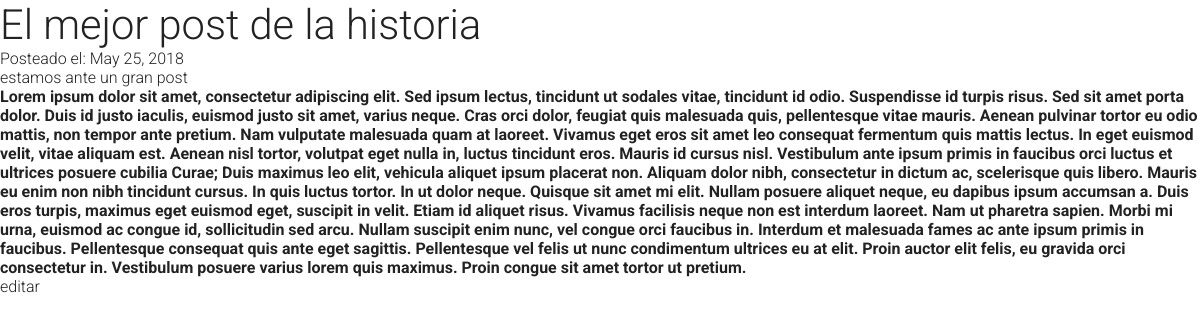
/th3b3st/, run on the app's committed database.
### blog/models.py (models this page shows, shortened)
class Post(models.Model):
    title = models.CharField(max_length=255)
    slug = models.SlugField(unique=True, max_length=255)
    description = models.CharField(max_length=255)
    content = RichTextField()
    published = models.BooleanField(default=True)
    created = models.DateTimeField(auto_now_add=True)
    class Meta:
        ordering = ['-created']

### blog/views.py (the view)
# urls.py: url(r'^(?P<slug>[\w\-]+)/$', 'blog.views.post'),
def post(request, slug):
	post = get_object_or_404(Post, slug=slug)
	return render(request, 'post.html', locals())

### blog/templates/post.html (shortened to what this page needs)
{% extends 'base.html' %}
{% block content %}
<article>
<header>
	<h1> {{post.title}} </h1>
		<p>
		Posteado el:
		<time datetime="{{post.created|date:"c"}}">
			{{post.created | date}}
		</time>
		</p>
</header>
<p class="description">
	{{post.description}}
</p>
<div>
{{post.content | safe}}
</div>
<a class="btn btn-default" href="{% url 'post_edita' slug=post.slug %}">editar</a>
</article>
{% endblock %}

### static/tuktuk.css (style rules this page uses)
h1,h2,h3,h4,h5,h6 { margin:0;padding:0;line-height:inherit }
h1 { font-size:2.6rem }
strong { font-weight:bold }
html,body,div,span,applet,object,iframe,h1,h2,h3,h4,h5,h6,p,blockquote,pre,a,abbr,acronym,address,big,cite,code,del,dfn,em,img,ins,kbd,q,s,samp,small,strike,strong,sub,sup,tt,var,b,u,i,center,dl,dt,dd,ol,ul,li,fieldset,form,label,legend,table,caption,tbody,tfoot,thead,tr,th,td,article,aside,canvas,details,embed,figure,figcaption,footer,header,hgroup,menu,nav,output,ruby,section,summary,time,mark,audio,video { margin:0;padding:0;border:0;font-weight:inherit;vertical-align:baseline }
body,html { height:100%;width:100% }
body { margin:0;padding:0;-webkit-font-smoothing:antialiased;-webkit-text-size-adjust:none; }
body * { -webkit-box-sizing:border-box;-moz-box-sizing:border-box;-ms-box-sizing:border-box;-o-box-sizing:border-box;box-sizing:border-box;margin:0;padding:0 }
a { text-decoration:none;outline:0 }
@media only screen and (min-width:1200px) { header { height:auto } }

### static/tuktuk.theme.default.css (style rules this page uses)
body { color:#222;background:#fff;font-size:16px;font-family:"Roboto","Helvetica Neue",Helvetica,sans-serif;font-weight:300; }
body a { color:#222; }
body strong { font-weight:700 !important }

### data on the page
Post: title "El mejor post de la historia", created "May 25, 2018", description "estamos ante un gran post", content "Lorem ipsum dolor sit amet, consectetur adipiscing elit. Sed ipsum lectus, tincidunt ut sodales vitae, tincidunt id odio. Suspendisse id turpis risus. Sed sit amet porta dolor. Duis id justo iaculis, euismod justo sit amet, varius neque. Cras orci dolor, feugiat quis malesuada quis, pellentesque vitae mauris. Aenean pulvinar tortor eu odio mattis, non tempor ante pretium. Nam vulputate malesuada quam at laoreet. Vivamus eget eros sit amet leo consequat fermentum quis mattis lectus. In eget euismod velit, vitae aliquam est. Aenean nisl tortor, volutpat eget nulla in, luctus tincidunt eros. Mauris id cursus nisl. Vestibulum ante ipsum primis in faucibus orci luctus et ultrices posuere cubilia…"
